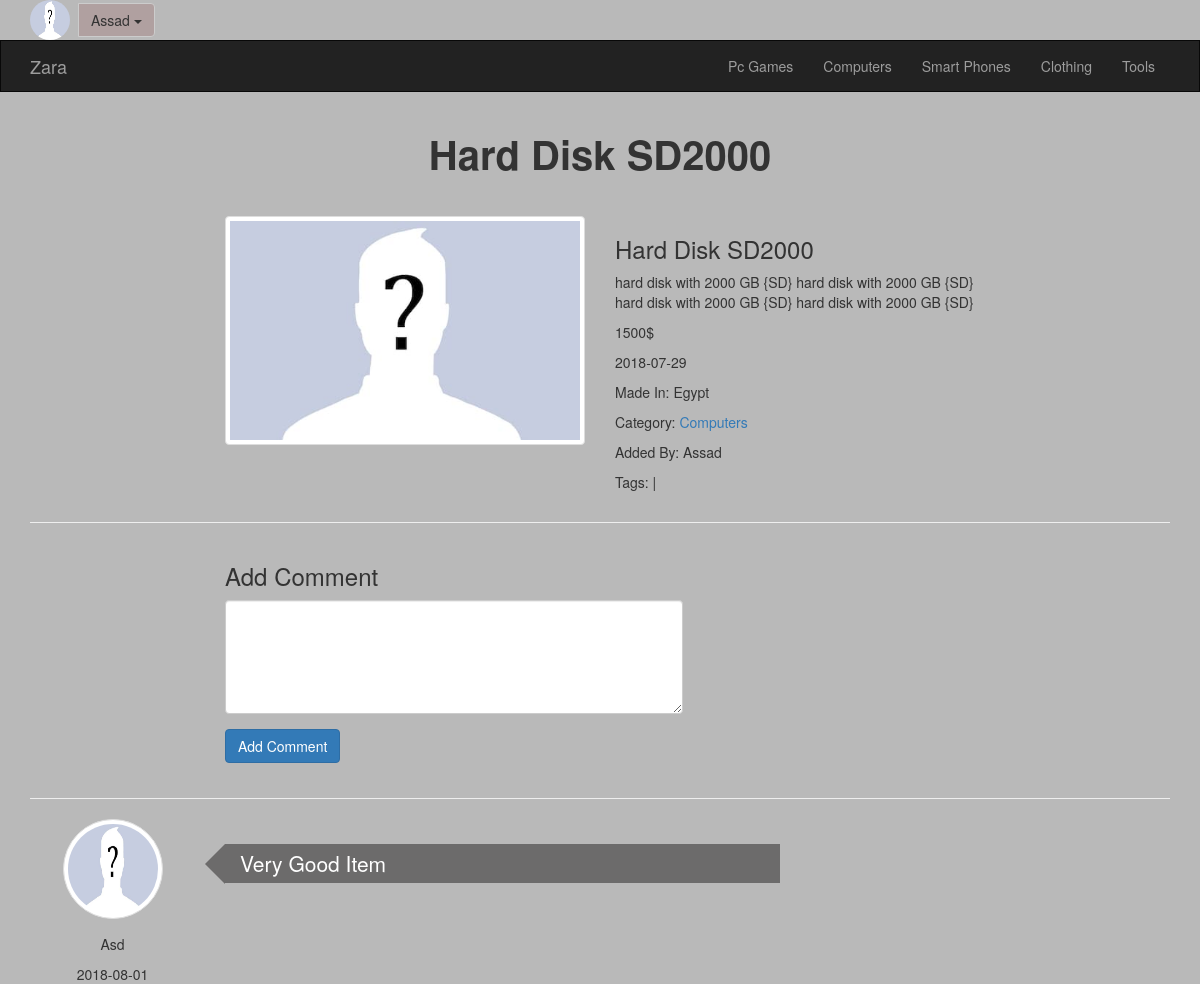
The page /items.php?itemid=1 (signed in) on the database its author committed.
### tables this page shows
CREATE TABLE `categories` (
  `id` int(6) NOT NULL,
  `name` varchar(100) NOT NULL,
  `description` varchar(300) NOT NULL,
  `visibility` tinyint(1) NOT NULL DEFAULT '1' COMMENT '1=> true, 0=> false',
  `comment` tinyint(1) NOT NULL DEFAULT '1',
  `ads` tinyint(4) NOT NULL DEFAULT '1',
  `parent` int(11) NOT NULL DEFAULT '0' COMMENT 'if 0=> the category is main ,, if != 0 => the category is sub and that num represnt the id of the main category that the sub belong to'
);

CREATE TABLE `items` (
  `id` int(11) NOT NULL,
  `name` varchar(100) NOT NULL,
  `description` varchar(300) NOT NULL,
  `price` varchar(50) NOT NULL,
  `date` date NOT NULL,
  `country` varchar(50) NOT NULL,
  `image` int(200) NOT NULL,
  `status` varchar(100) NOT NULL,
  `rating` tinyint(4) NOT NULL,
  `catId` int(11) NOT NULL,
  `memberId` int(11) NOT NULL,
  `approve` tinyint(1) NOT NULL DEFAULT '0',
  `tags` varchar(300) NOT NULL
);

CREATE TABLE `users` (
  `userId` int(11) NOT NULL,
  `userName` varchar(30) NOT NULL,
  `password` varchar(70) NOT NULL,
  `email` varchar(40) NOT NULL,
  `fullName` varchar(60) NOT NULL,
  `permission` int(11) NOT NULL DEFAULT '0' COMMENT 'Identity the user permissons {1 => Admin, 0 => User}',
  `trustStatus` int(11) NOT NULL DEFAULT '0' COMMENT 'Seller Rank',
  `regStatus` int(11) NOT NULL DEFAULT '0' COMMENT 'User Accepting {1 => Accepted, 0 => Decline}',
  `regDate` date NOT NULL,
  `image` varchar(200) NOT NULL
);

CREATE TABLE `comments` (
  `id` int(11) NOT NULL,
  `comment` text NOT NULL,
  `status` tinyint(1) NOT NULL DEFAULT '1',
  `date` date NOT NULL,
  `itemId` int(11) NOT NULL,
  `memberId` int(11) NOT NULL
);

### init.php (called while the page is built, shortened)
<?php
    include "include/DBClass.php";
    $tpl   = 'include/templates';
    $langs = 'include/languages';
    include "$langs/english.php";
    include "$tpl/header.php";
    include $tpl . '/navbar.php';
?>

### include/languages/english.php (called while the page is built)
<?php
    $lang = array(
        'brand'         => 'Zara',
        'dashboard'     => 'DashBoard',
        'categories'    => 'Categories',
        'items'         => 'Items',
        'members'       => 'Members',
        'statistics'    => 'Statistics',
        'logs'          => 'Logs',
        'dropdown'      => 'Ahmed',
        'edit'          => 'Edit',
        'comments'      => 'Comments',
        'settings'      => 'Settings',
        'logout'        => 'Logout',
        'editmember'    => 'Edit Member',
        'username'      => 'User Name:',
        'password'      => 'Password:',
        'email'         => 'Email:',
        'fullname'      => 'Full Name:',
        'permission'    => 'Permission:',
        'truststats'    => 'Trust Status:',
        'regstats'      => 'Register Status:'
    );
?>

### include/DBClass.php (called while the page is built, shortened)
<?php
	class database
	{
		private $pdo;
		public function __construct($dbName)
		{
			try{
				$this->pdo = new PDO("mysql:host=localhost;dbname=$dbName;charset=utf8", 'root', 'root', array(PDO::ATTR_ERRMODE => PDO::ERRMODE_EXCEPTION));
			}
			catch(PDOException $e){
				echo "Connection Error: " . $e->getMessage();
			}
		}
		public function getRow($query,$params=array())
		{
			$stm = $this->pdo->prepare($query);
			$stm->execute($params);
			return $stm->fetch();
		}
		public function getRows($query,$params=array())
		{
			$stm = $this->pdo->prepare($query);
			$stm->execute($params);
			return $stm->fetchAll();
		}
	}
	$db = new database('shop');
?>

### items.php (the view, shortened to what this page needs)
<?php
    include "init.php";
    $item = $db->getRow("select items.*, categories.name as catName, users.userName from items join categories on items.catId = categories.id join users on items.memberId = users.userId where items.id = ?", array($_GET['itemid']));
    if(!empty($item))
    {
?>
    <div class="container Item">
        <h1 class='text-center'><?php echo $item['name']; ?></h1>
        <div class="row">
            <div class="col-sm-4 col-sm-offset-2">
                <img src="layout/images/1.jpg" alt="item" class="img-responsive img-thumbnail">
            </div>
            <div class="col-sm-4">
                <h3><?php echo $item['name'] ?></h3>
                <p><?php echo $item['description'] ?></p>
                <p><?php echo $item['price'] ?></p>
                <p><?php echo $item['date'] ?></p>
                <p>Made In: <?php echo $item['country'] ?></p>
                <p>Category: <a href="categories.php?catid=<?php echo $item['catId']; ?>"><?php echo $item['catName'] ?></a></p>
                <p>Added By: <?php echo $item['userName'] ?></p>
                <p>Tags: <?php
                    $tags = explode(", ", $item['tags']);
                    foreach($tags as $tag)
                    {
                        echo "<a href='tags.php?name=$tag'>" . $tag ."</a> | ";
                    }
                ?></p>
            </div>
        </div>
        <hr>
        <?php
        if(isset($_SESSION['user']) && $item['approve'] == 1)
        {
            echo '<div class="row">
                    <div class="col-sm-5 col-sm-offset-2">
                        <h3>Add Comment</h3>
                        <form method="post">
                            <div class="form-group">
                                <textarea class="form-control" rows="5" name="comment"></textarea>
                            </div>
                            <div class="form-group">
                                <input class="btn btn-primary" type="submit" value="Add Comment">
                            </div>
                        </form>';
            echo     '</div>
                </div>';
        }
        ?>
        <?php
        $rows = $db->getRows("select comments.comment, comments.date, users.userName from comments join users on comments.memberId = users.userId where comments.itemId = {$item['id']} order by comments.id desc");
        foreach($rows as $row)
        {
        ?>
            <hr>
            <div class="row">
                <div class="comment-box">
                        <div class='col-sm-2 text-center'>
                        <img src='layout/images/1.jpg' class='img-responsive img-thumbnail img-circle'>
                        <p><?php echo $row['userName']; ?></p>
                        <span><?php echo $row['date']; ?></span>
                    </div>
                    <div class='col-sm-6'>
                        <p class="comm lead"><?php echo $row['comment']; ?></p>
                    </div>
                </div>
            </div>
        <?php
        }
        ?>
    </div>
<?php
    }
    else
    {
        echo "<h1 class='text-center'> There is no item</h1>";
    }
     include "$tpl/footer.php";
?>

### include/templates/navbar.php (shortened to what this page needs)
<div class="upper-bar">
    <div class="container">
        <?php
            if(isset($_SESSION['user']))
            {
        ?>
                <div class="btn-group">
                    <img src="layout/images/1.jpg" alt="1" class="img-responsive img-circle">
                    <button type="button" class="btn btn-default dropdown-toggle" data-toggle="dropdown"><?php echo $_SESSION['user']; ?>
                        <span class="caret"></span>
                    </button>
                </div>
        <?php
            }
            else
            {
                echo "<a class='btn btn-default pull-right' href='login.php'>Login/SignUp</a>";
            }
        ?>
    </div>
</div>
<nav class="navbar navbar-inverse">
  <div class="container">
    <div class="navbar-header">
      <a class="navbar-brand" href="index.php"><?php echo $lang['brand'] ?></a>
    </div>
    <div class="collapse navbar-collapse" id="app-nav">
      <ul class="nav navbar-nav navbar-right">
          <?php
            require_once 'include/DBClass.php';
            $categories = $db->getRows("select * from categories where parent = 0");
            foreach($categories as $cat)
            {
                echo "<li><a href='categories.php?catid={$cat['id']}'>{$cat['name']}</a></li>";
            }
          ?>
      </ul>
    </div>
  </div>
</nav>

### layout/css/front-style.css (style rules this page uses)
body { background-color: #b9b9b9; }
h1 { font-weight: bold; margin: 40px 0; font-size: 40px }
.upper-bar .btn-default { background-color: #b0a0a0 }
.upper-bar img { width: 40px; height: 40px; display: inline-block; float: left; margin-right: 8px }
.upper-bar .dropdown-toggle { margin-top: 3px }
.navbar { border-radius: 0; margin-bottom: 0 }
.Item .comment-box { overflow: auto }
.Item .comment-box img { width: 100px; height: 100px; margin-bottom: 15px }
.Item .comment-box p.comm { margin-top: 25px; background-color: #6c6b6b; color: white; padding: 5px 15px; position: relative }
.Item .comment-box p.comm::before { content: ""; display: inline-block; border-style: solid; position: absolute; border-width: 20px; left: -40px; top: 0px; border-color: transparent #6c6b6b transparent transparent }

### rows shown on the page
categories: name "Pc Games"
categories: name "Computers"
categories: name "Smart Phones"
categories: name "Clothing"
categories: name "Tools"
items: name "Hard Disk SD2000", description "hard disk with 2000 GB {SD} hard disk with 2000 GB {SD} hard disk with 2000 GB {SD} hard disk with 2000 GB {SD}", price "1500$", date "2018-07-29", country "Egypt", catId.name "Computers", memberId.userName "Assad"
comments: memberId.userName "Asd", date "2018-08-01", comment "Very Good Item"

### other values the page prints
$_SESSION['user'] "Assad"
$lang['brand'] "Zara"
